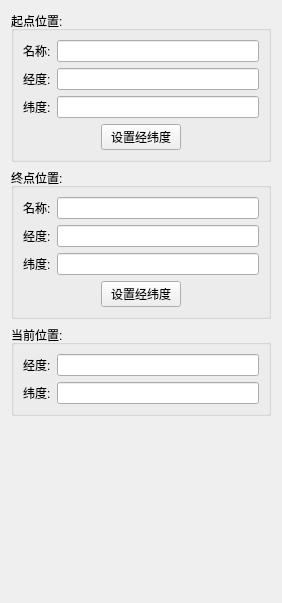
<?xml version="1.0" encoding="UTF-8"?>
<ui version="4.0">
 <class>LeftWidget</class>
 <widget class="QWidget" name="LeftWidget">
  <property name="geometry">
   <rect>
    <x>0</x>
    <y>0</y>
    <width>282</width>
    <height>603</height>
   </rect>
  </property>
  <property name="sizePolicy">
   <sizepolicy hsizetype="Minimum" vsizetype="Preferred">
    <horstretch>0</horstretch>
    <verstretch>0</verstretch>
   </sizepolicy>
  </property>
  <property name="windowTitle">
   <string>Form</string>
  </property>
  <layout class="QVBoxLayout" name="verticalLayout_10">
   <item>
    <layout class="QVBoxLayout" name="verticalLayout_9">
     <item>
      <widget class="QGroupBox" name="groupBox_3">
       <property name="title">
        <string>起点位置:</string>
       </property>
       <layout class="QVBoxLayout" name="verticalLayout_11">
        <item>
         <layout class="QVBoxLayout" name="verticalLayout_3">
          <item>
           <layout class="QHBoxLayout" name="horizontalLayout_7">
            <item>
             <widget class="QLabel" name="label_8">
              <property name="text">
               <string>名称:</string>
              </property>
             </widget>
            </item>
            <item>
             <widget class="QLineEdit" name="startNameLineEdit">
              <property name="text">
               <string/>
              </property>
             </widget>
            </item>
           </layout>
          </item>
          <item>
           <layout class="QVBoxLayout" name="verticalLayout_4">
            <item>
             <layout class="QHBoxLayout" name="horizontalLayout_9">
              <item>
               <widget class="QLabel" name="label_6">
                <property name="text">
                 <string>经度:</string>
                </property>
               </widget>
              </item>
              <item>
               <widget class="QLineEdit" name="startLongitudeLineEdit">
                <property name="readOnly">
                 <bool>true</bool>
                </property>
               </widget>
              </item>
             </layout>
            </item>
            <item>
             <layout class="QHBoxLayout" name="horizontalLayout_10">
              <item>
               <widget class="QLabel" name="label_9">
                <property name="text">
                 <string>纬度:</string>
                </property>
               </widget>
              </item>
              <item>
               <widget class="QLineEdit" name="startLantitudeLineEdit">
                <property name="readOnly">
                 <bool>true</bool>
                </property>
               </widget>
              </item>
             </layout>
            </item>
           </layout>
          </item>
          <item>
           <layout class="QHBoxLayout" name="horizontalLayout_6">
            <item>
             <spacer name="horizontalSpacer_3">
              <property name="orientation">
               <enum>Qt::Horizontal</enum>
              </property>
              <property name="sizeHint" stdset="0">
               <size>
                <width>40</width>
                <height>20</height>
               </size>
              </property>
             </spacer>
            </item>
            <item>
             <widget class="QPushButton" name="startPushButton">
              <property name="sizePolicy">
               <sizepolicy hsizetype="Minimum" vsizetype="Fixed">
                <horstretch>0</horstretch>
                <verstretch>0</verstretch>
               </sizepolicy>
              </property>
              <property name="text">
               <string>设置经纬度</string>
              </property>
             </widget>
            </item>
            <item>
             <spacer name="horizontalSpacer_4">
              <property name="orientation">
               <enum>Qt::Horizontal</enum>
              </property>
              <property name="sizeHint" stdset="0">
               <size>
                <width>40</width>
                <height>20</height>
               </size>
              </property>
             </spacer>
            </item>
           </layout>
          </item>
         </layout>
        </item>
       </layout>
      </widget>
     </item>
     <item>
      <widget class="QGroupBox" name="groupBox_2">
       <property name="sizePolicy">
        <sizepolicy hsizetype="Preferred" vsizetype="Preferred">
         <horstretch>0</horstretch>
         <verstretch>0</verstretch>
        </sizepolicy>
       </property>
       <property name="title">
        <string>终点位置:</string>
       </property>
       <layout class="QVBoxLayout" name="verticalLayout_12">
        <item>
         <layout class="QVBoxLayout" name="verticalLayout_2">
          <item>
           <layout class="QHBoxLayout" name="horizontalLayout_4">
            <item>
             <widget class="QLabel" name="label_7">
              <property name="text">
               <string>名称:</string>
              </property>
             </widget>
            </item>
            <item>
             <widget class="QLineEdit" name="endNameLineEdit">
              <property name="text">
               <string/>
              </property>
             </widget>
            </item>
           </layout>
          </item>
          <item>
           <layout class="QVBoxLayout" name="verticalLayout">
            <item>
             <layout class="QHBoxLayout" name="horizontalLayout">
              <item>
               <widget class="QLabel" name="label_4">
                <property name="text">
                 <string>经度:</string>
                </property>
               </widget>
              </item>
              <item>
               <widget class="QLineEdit" name="endLongitudeLineEdit">
                <property name="readOnly">
                 <bool>true</bool>
                </property>
               </widget>
              </item>
             </layout>
            </item>
            <item>
             <layout class="QHBoxLayout" name="horizontalLayout_2">
              <item>
               <widget class="QLabel" name="label_5">
                <property name="text">
                 <string>纬度:</string>
                </property>
               </widget>
              </item>
              <item>
               <widget class="QLineEdit" name="endLantitudeLineEdit">
                <property name="readOnly">
                 <bool>true</bool>
                </property>
               </widget>
              </item>
             </layout>
            </item>
           </layout>
          </item>
          <item>
           <layout class="QHBoxLayout" name="horizontalLayout_5">
            <item>
             <spacer name="horizontalSpacer">
              <property name="orientation">
               <enum>Qt::Horizontal</enum>
              </property>
              <property name="sizeHint" stdset="0">
               <size>
                <width>40</width>
                <height>20</height>
               </size>
              </property>
             </spacer>
            </item>
            <item>
             <widget class="QPushButton" name="endPushButton">
              <property name="text">
               <string>设置经纬度</string>
              </property>
             </widget>
            </item>
            <item>
             <spacer name="horizontalSpacer_2">
              <property name="orientation">
               <enum>Qt::Horizontal</enum>
              </property>
              <property name="sizeHint" stdset="0">
               <size>
                <width>40</width>
                <height>20</height>
               </size>
              </property>
             </spacer>
            </item>
           </layout>
          </item>
         </layout>
        </item>
       </layout>
      </widget>
     </item>
     <item>
      <widget class="QGroupBox" name="groupBox">
       <property name="title">
        <string>当前位置:</string>
       </property>
       <layout class="QVBoxLayout" name="verticalLayout_8">
        <item>
         <layout class="QVBoxLayout" name="verticalLayout_5">
          <item>
           <layout class="QHBoxLayout" name="horizontalLayout_18" stretch="0,0">
            <item>
             <widget class="QLabel" name="label_14">
              <property name="text">
               <string>经度:</string>
              </property>
             </widget>
            </item>
            <item>
             <widget class="QLineEdit" name="currentLongitudeLineEdit">
              <property name="readOnly">
               <bool>true</bool>
              </property>
             </widget>
            </item>
           </layout>
          </item>
          <item>
           <layout class="QHBoxLayout" name="horizontalLayout_19" stretch="0,0">
            <item>
             <widget class="QLabel" name="label_15">
              <property name="text">
               <string>纬度:</string>
              </property>
             </widget>
            </item>
            <item>
             <widget class="QLineEdit" name="currentLantitudeLineEdit">
              <property name="readOnly">
               <bool>true</bool>
              </property>
             </widget>
            </item>
           </layout>
          </item>
         </layout>
        </item>
       </layout>
      </widget>
     </item>
     <item>
      <spacer name="verticalSpacer">
       <property name="orientation">
        <enum>Qt::Vertical</enum>
       </property>
       <property name="sizeHint" stdset="0">
        <size>
         <width>20</width>
         <height>40</height>
        </size>
       </property>
      </spacer>
     </item>
    </layout>
   </item>
  </layout>
 </widget>
 <resources/>
 <connections/>
</ui>
